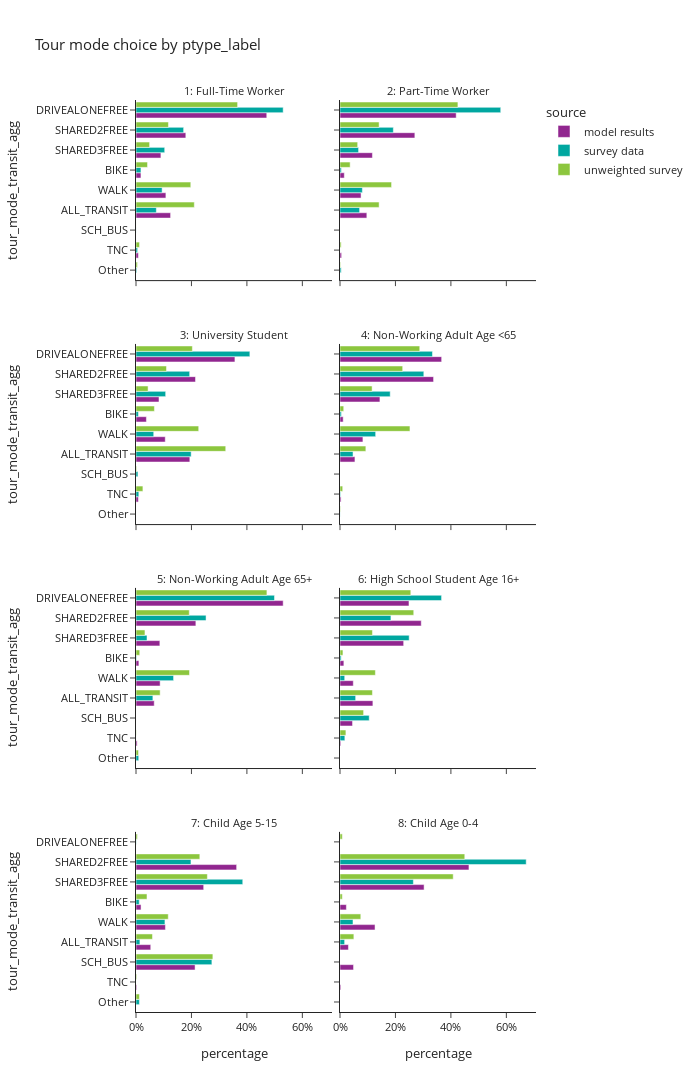
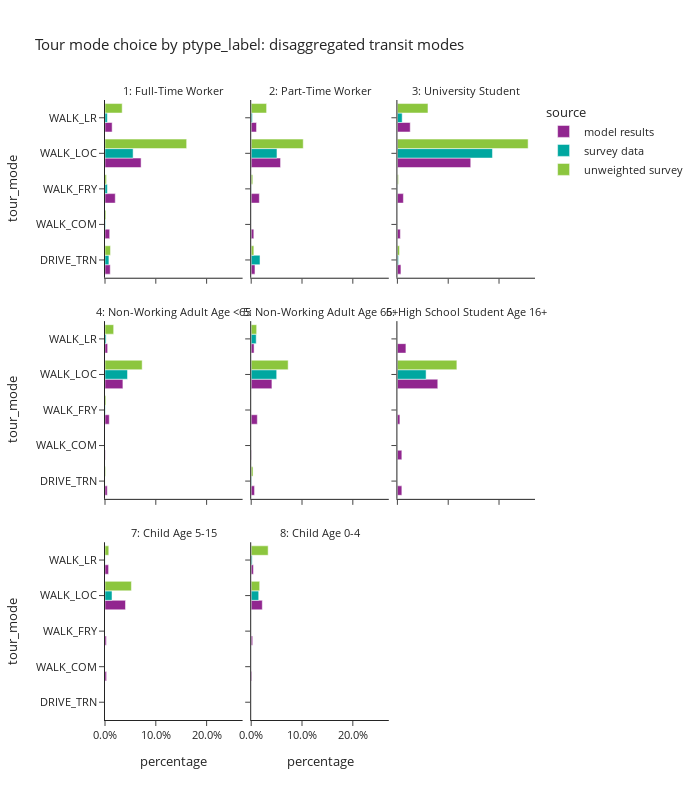

Notebook cell for these charts, in order:
### Code cell
plot_mode_choice(tour_data,'ptype_label',2,1200)
plot_mode_choice_transit(tour_data,'ptype_label',3,800)

### Figure 1 — Plotly figure (JSON) as saved in the notebook; plotly's stock layout.template omitted (floating-point values rounded to 4 significant figures)
{"data": [{"alignmentgroup": "True", "hovertemplate": "source=model results<br>ptype_label=1: Full-Time Worker<br>percentage=%{x}<br>tour_mode_transit_agg=%{y}<extra></extra>", "legendgroup": "model results", "marker": {"color": "#91268F", "pattern": {"shape": ""}}, "name": "model results", "offsetgroup": "model results", "orientation": "h", "showlegend": true, "textposition": "auto", "type": "bar", "x": [0.1247, 0.01782, 0.4716, 0.1797, 0.0898, 0.008551, 0.1078], "xaxis": "x7", "y": ["ALL_TRANSIT", "BIKE", "DRIVEALONEFREE", "SHARED2FREE", "SHARED3FREE", "TNC", "WALK"], "yaxis": "y7"}, {"alignmentgroup": "True", "hovertemplate": "source=model results<br>ptype_label=2: Part-Time Worker<br>percentage=%{x}<br>tour_mode_transit_agg=%{y}<extra></extra>", "legendgroup": "model results", "marker": {"color": "#91268F", "pattern": {"shape": ""}}, "name": "model results", "offsetgroup": "model results", "orientation": "h", "showlegend": false, "textposition": "auto", "type": "bar", "x": [0.0968, 0.01549, 0.4191, 0.27, 0.1169, 0.005783, 0.07593], "xaxis": "x8", "y": ["ALL_TRANSIT", "BIKE", "DRIVEALONEFREE", "SHARED2FREE", "SHARED3FREE", "TNC", "WALK"], "yaxis": "y8"}, {"alignmentgroup": "True", "hovertemplate": "source=model results<br>ptype_label=3: University Student<br>percentage=%{x}<br>tour_mode_transit_agg=%{y}<extra></extra>", "legendgroup": "model results", "marker": {"color": "#91268F", "pattern": {"shape": ""}}, "name": "model results", "offsetgroup": "model results", "orientation": "h", "showlegend": false, "textposition": "auto", "type": "bar", "x": [0.1941, 0.03752, 0.3568, 0.2146, 0.08294, 0.00852, 0.1055], "xaxis": "x5", "y": ["ALL_TRANSIT", "BIKE", "DRIVEALONEFREE", "SHARED2FREE", "SHARED3FREE", "TNC", "WALK"], "yaxis": "y5"}, {"alignmentgroup": "True", "hovertemplate": "source=model results<br>ptype_label=4: Non-Working Adult Age <65<br>percentage=%{x}<br>tour_mode_transit_agg=%{y}<extra></extra>", "legendgroup": "model results", "marker": {"color": "#91268F", "pattern": {"shape": ""}}, "name": "model results", "offsetgroup": "model results", "orientation": "h", "showlegend": false, "textposition": "auto", "type": "bar", "x": [0.05389, 0.01151, 0.3666, 0.3375, 0.144, 0.003816, 0.08268], "xaxis": "x6", "y": ["ALL_TRANSIT", "BIKE", "DRIVEALONEFREE", "SHARED2FREE", "SHARED3FREE", "TNC", "WALK"], "yaxis": "y6"}, {"alignmentgroup": "True", "hovertemplate": "source=model results<br>ptype_label=5: Non-Working Adult Age 65+<br>percentage=%{x}<br>tour_mode_transit_agg=%{y}<extra></extra>", "legendgroup": "model results", "marker": {"color": "#91268F", "pattern": {"shape": ""}}, "name": "model results", "offsetgroup": "model results", "orientation": "h", "showlegend": false, "textposition": "auto", "type": "bar", "x": [0.06575, 0.01038, 0.5308, 0.2159, 0.08606, 0.00408, 0.08701], "xaxis": "x3", "y": ["ALL_TRANSIT", "BIKE", "DRIVEALONEFREE", "SHARED2FREE", "SHARED3FREE", "TNC", "WALK"], "yaxis": "y3"}, {"alignmentgroup": "True", "hovertemplate": "source=model results<br>ptype_label=6: High School Student Age 16+<br>percentage=%{x}<br>tour_mode_transit_agg=%{y}<extra></extra>", "legendgroup": "model results", "marker": {"color": "#91268F", "pattern": {"shape": ""}}, "name": "model results", "offsetgroup": "model results", "orientation": "h", "showlegend": false, "textposition": "auto", "type": "bar", "x": [0.1186, 0.01398, 0.2487, 0.04518, 0.293, 0.2296, 0.002885, 0.04794], "xaxis": "x4", "y": ["ALL_TRANSIT", "BIKE", "DRIVEALONEFREE", "SCH_BUS", "SHARED2FREE", "SHARED3FREE", "TNC", "WALK"], "yaxis": "y4"}, {"alignmentgroup": "True", "hovertemplate": "source=model results<br>ptype_label=7: Child Age 5-15<br>percentage=%{x}<br>tour_mode_transit_agg=%{y}<extra></extra>", "legendgroup": "model results", "marker": {"color": "#91268F", "pattern": {"shape": ""}}, "name": "model results", "offsetgroup": "model results", "orientation": "h", "showlegend": false, "textposition": "auto", "type": "bar", "x": [0.05315, 0.01816, 0.2131, 0.363, 0.2441, 0.002435, 0.1061], "xaxis": "x", "y": ["ALL_TRANSIT", "BIKE", "SCH_BUS", "SHARED2FREE", "SHARED3FREE", "TNC", "WALK"], "yaxis": "y"}, {"alignmentgroup": "True", "hovertemplate": "source=model results<br>ptype_label=8: Child Age 0-4<br>percentage=%{x}<br>tour_mode_transit_agg=%{y}<extra></extra>", "legendgroup": "model results", "marker": {"color": "#91268F", "pattern": {"shape": ""}}, "name": "model results", "offsetgroup": "model results", "orientation": "h", "showlegend": false, "textposition": "auto", "type": "bar", "x": [0.03045, 0.02299, 0.04883, 0.4651, 0.3033, 0.002998, 0.1264], "xaxis": "x2", "y": ["ALL_TRANSIT", "BIKE", "SCH_BUS", "SHARED2FREE", "SHARED3FREE", "TNC", "WALK"], "yaxis": "y2"}, {"alignmentgroup": "True", "hovertemplate": "source=survey data<br>ptype_label=1: Full-Time Worker<br>percentage=%{x}<br>tour_mode_transit_agg=%{y}<extra></extra>", "legendgroup": "survey data", "marker": {"color": "#00A7A0", "pattern": {"shape": ""}}, "name": "survey data", "offsetgroup": "survey data", "orientation": "h", "showlegend": true, "textposition": "auto", "type": "bar", "x": [0.07331, 0.01786, 0.5308, 0.002612, 0.0002353, 0.1718, 0.1035, 0.005744, 0.0942], "xaxis": "x7", "y": ["ALL_TRANSIT", "BIKE", "DRIVEALONEFREE", "Other", "SCH_BUS", "SHARED2FREE", "SHARED3FREE", "TNC", "WALK"], "yaxis": "y7"}, {"alignmentgroup": "True", "hovertemplate": "source=survey data<br>ptype_label=2: Part-Time Worker<br>percentage=%{x}<br>tour_mode_transit_agg=%{y}<extra></extra>", "legendgroup": "survey data", "marker": {"color": "#00A7A0", "pattern": {"shape": ""}}, "name": "survey data", "offsetgroup": "survey data", "orientation": "h", "showlegend": false, "textposition": "auto", "type": "bar", "x": [0.0707, 0.00494, 0.5797, 0.004378, 0.1924, 0.06698, 0.0001197, 0.08071], "xaxis": "x8", "y": ["ALL_TRANSIT", "BIKE", "DRIVEALONEFREE", "Other", "SHARED2FREE", "SHARED3FREE", "TNC", "WALK"], "yaxis": "y8"}, {"alignmentgroup": "True", "hovertemplate": "source=survey data<br>ptype_label=3: University Student<br>percentage=%{x}<br>tour_mode_transit_agg=%{y}<extra></extra>", "legendgroup": "survey data", "marker": {"color": "#00A7A0", "pattern": {"shape": ""}}, "name": "survey data", "offsetgroup": "survey data", "orientation": "h", "showlegend": false, "textposition": "auto", "type": "bar", "x": [0.199, 0.008754, 0.4107, 0.006953, 0.1936, 0.107, 0.01018, 0.0639], "xaxis": "x5", "y": ["ALL_TRANSIT", "BIKE", "DRIVEALONEFREE", "SCH_BUS", "SHARED2FREE", "SHARED3FREE", "TNC", "WALK"], "yaxis": "y5"}, {"alignmentgroup": "True", "hovertemplate": "source=survey data<br>ptype_label=4: Non-Working Adult Age <65<br>percentage=%{x}<br>tour_mode_transit_agg=%{y}<extra></extra>", "legendgroup": "survey data", "marker": {"color": "#00A7A0", "pattern": {"shape": ""}}, "name": "survey data", "offsetgroup": "survey data", "orientation": "h", "showlegend": false, "textposition": "auto", "type": "bar", "x": [0.04703, 0.004978, 0.3335, 0.0004418, 0.3023, 0.181, 0.002069, 0.1286], "xaxis": "x6", "y": ["ALL_TRANSIT", "BIKE", "DRIVEALONEFREE", "Other", "SHARED2FREE", "SHARED3FREE", "TNC", "WALK"], "yaxis": "y6"}, {"alignmentgroup": "True", "hovertemplate": "source=survey data<br>ptype_label=5: Non-Working Adult Age 65+<br>percentage=%{x}<br>tour_mode_transit_agg=%{y}<extra></extra>", "legendgroup": "survey data", "marker": {"color": "#00A7A0", "pattern": {"shape": ""}}, "name": "survey data", "offsetgroup": "survey data", "orientation": "h", "showlegend": false, "textposition": "auto", "type": "bar", "x": [0.06087, 0.001769, 0.4995, 0.00986, 0.2527, 0.03973, 5.571e-05, 0.1355], "xaxis": "x3", "y": ["ALL_TRANSIT", "BIKE", "DRIVEALONEFREE", "Other", "SHARED2FREE", "SHARED3FREE", "TNC", "WALK"], "yaxis": "y3"}, {"alignmentgroup": "True", "hovertemplate": "source=survey data<br>ptype_label=6: High School Student Age 16+<br>percentage=%{x}<br>tour_mode_transit_agg=%{y}<extra></extra>", "legendgroup": "survey data", "marker": {"color": "#00A7A0", "pattern": {"shape": ""}}, "name": "survey data", "offsetgroup": "survey data", "orientation": "h", "showlegend": false, "textposition": "auto", "type": "bar", "x": [0.05646, 0.004173, 0.3663, 0.1054, 0.1837, 0.2495, 0.01748, 0.017], "xaxis": "x4", "y": ["ALL_TRANSIT", "BIKE", "DRIVEALONEFREE", "SCH_BUS", "SHARED2FREE", "SHARED3FREE", "TNC", "WALK"], "yaxis": "y4"}, {"alignmentgroup": "True", "hovertemplate": "source=survey data<br>ptype_label=7: Child Age 5-15<br>percentage=%{x}<br>tour_mode_transit_agg=%{y}<extra></extra>", "legendgroup": "survey data", "marker": {"color": "#00A7A0", "pattern": {"shape": ""}}, "name": "survey data", "offsetgroup": "survey data", "orientation": "h", "showlegend": false, "textposition": "auto", "type": "bar", "x": [0.01401, 0.01164, 0.0007236, 0.01226, 0.2737, 0.1982, 0.385, 8.792e-06, 0.1044], "xaxis": "x", "y": ["ALL_TRANSIT", "BIKE", "DRIVEALONEFREE", "Other", "SCH_BUS", "SHARED2FREE", "SHARED3FREE", "TNC", "WALK"], "yaxis": "y"}, {"alignmentgroup": "True", "hovertemplate": "source=survey data<br>ptype_label=8: Child Age 0-4<br>percentage=%{x}<br>tour_mode_transit_agg=%{y}<extra></extra>", "legendgroup": "survey data", "marker": {"color": "#00A7A0", "pattern": {"shape": ""}}, "name": "survey data", "offsetgroup": "survey data", "orientation": "h", "showlegend": false, "textposition": "auto", "type": "bar", "x": [0.0167, 0.0002506, 0.0, 0.6716, 0.2646, 0.04684], "xaxis": "x2", "y": ["ALL_TRANSIT", "BIKE", "DRIVEALONEFREE", "SHARED2FREE", "SHARED3FREE", "WALK"], "yaxis": "y2"}, {"alignmentgroup": "True", "hovertemplate": "source=unweighted survey<br>ptype_label=1: Full-Time Worker<br>percentage=%{x}<br>tour_mode_transit_agg=%{y}<extra></extra>", "legendgroup": "unweighted survey", "marker": {"color": "#8CC63E", "pattern": {"shape": ""}}, "name": "unweighted survey", "offsetgroup": "unweighted survey", "orientation": "h", "showlegend": true, "textposition": "auto", "type": "bar", "x": [0.2103, 0.0416, 0.3665, 0.005129, 0.00019, 0.117, 0.04901, 0.01273, 0.1976], "xaxis": "x7", "y": ["ALL_TRANSIT", "BIKE", "DRIVEALONEFREE", "Other", "SCH_BUS", "SHARED2FREE", "SHARED3FREE", "TNC", "WALK"], "yaxis": "y7"}, {"alignmentgroup": "True", "hovertemplate": "source=unweighted survey<br>ptype_label=2: Part-Time Worker<br>percentage=%{x}<br>tour_mode_transit_agg=%{y}<extra></extra>", "legendgroup": "unweighted survey", "marker": {"color": "#8CC63E", "pattern": {"shape": ""}}, "name": "unweighted survey", "offsetgroup": "unweighted survey", "orientation": "h", "showlegend": false, "textposition": "auto", "type": "bar", "x": [0.1411, 0.03657, 0.4253, 0.00209, 0.1411, 0.06374, 0.00418, 0.186], "xaxis": "x8", "y": ["ALL_TRANSIT", "BIKE", "DRIVEALONEFREE", "Other", "SHARED2FREE", "SHARED3FREE", "TNC", "WALK"], "yaxis": "y8"}, {"alignmentgroup": "True", "hovertemplate": "source=unweighted survey<br>ptype_label=3: University Student<br>percentage=%{x}<br>tour_mode_transit_agg=%{y}<extra></extra>", "legendgroup": "unweighted survey", "marker": {"color": "#8CC63E", "pattern": {"shape": ""}}, "name": "unweighted survey", "offsetgroup": "unweighted survey", "orientation": "h", "showlegend": false, "textposition": "auto", "type": "bar", "x": [0.3237, 0.06639, 0.2033, 0.002075, 0.11, 0.04357, 0.0249, 0.2261], "xaxis": "x5", "y": ["ALL_TRANSIT", "BIKE", "DRIVEALONEFREE", "SCH_BUS", "SHARED2FREE", "SHARED3FREE", "TNC", "WALK"], "yaxis": "y5"}, {"alignmentgroup": "True", "hovertemplate": "source=unweighted survey<br>ptype_label=4: Non-Working Adult Age <65<br>percentage=%{x}<br>tour_mode_transit_agg=%{y}<extra></extra>", "legendgroup": "unweighted survey", "marker": {"color": "#8CC63E", "pattern": {"shape": ""}}, "name": "unweighted survey", "offsetgroup": "unweighted survey", "orientation": "h", "showlegend": false, "textposition": "auto", "type": "bar", "x": [0.09324, 0.01341, 0.2876, 0.001828, 0.2261, 0.1158, 0.00975, 0.2523], "xaxis": "x6", "y": ["ALL_TRANSIT", "BIKE", "DRIVEALONEFREE", "Other", "SHARED2FREE", "SHARED3FREE", "TNC", "WALK"], "yaxis": "y6"}, {"alignmentgroup": "True", "hovertemplate": "source=unweighted survey<br>ptype_label=5: Non-Working Adult Age 65+<br>percentage=%{x}<br>tour_mode_transit_agg=%{y}<extra></extra>", "legendgroup": "unweighted survey", "marker": {"color": "#8CC63E", "pattern": {"shape": ""}}, "name": "unweighted survey", "offsetgroup": "unweighted survey", "orientation": "h", "showlegend": false, "textposition": "auto", "type": "bar", "x": [0.08707, 0.01346, 0.4722, 0.008977, 0.1921, 0.03232, 0.0008977, 0.193], "xaxis": "x3", "y": ["ALL_TRANSIT", "BIKE", "DRIVEALONEFREE", "Other", "SHARED2FREE", "SHARED3FREE", "TNC", "WALK"], "yaxis": "y3"}, {"alignmentgroup": "True", "hovertemplate": "source=unweighted survey<br>ptype_label=6: High School Student Age 16+<br>percentage=%{x}<br>tour_mode_transit_agg=%{y}<extra></extra>", "legendgroup": "unweighted survey", "marker": {"color": "#8CC63E", "pattern": {"shape": ""}}, "name": "unweighted survey", "offsetgroup": "unweighted survey", "orientation": "h", "showlegend": false, "textposition": "auto", "type": "bar", "x": [0.117, 0.01064, 0.2553, 0.08511, 0.266, 0.117, 0.02128, 0.1277], "xaxis": "x4", "y": ["ALL_TRANSIT", "BIKE", "DRIVEALONEFREE", "SCH_BUS", "SHARED2FREE", "SHARED3FREE", "TNC", "WALK"], "yaxis": "y4"}, {"alignmentgroup": "True", "hovertemplate": "source=unweighted survey<br>ptype_label=7: Child Age 5-15<br>percentage=%{x}<br>tour_mode_transit_agg=%{y}<extra></extra>", "legendgroup": "unweighted survey", "marker": {"color": "#8CC63E", "pattern": {"shape": ""}}, "name": "unweighted survey", "offsetgroup": "unweighted survey", "orientation": "h", "showlegend": false, "textposition": "auto", "type": "bar", "x": [0.05941, 0.0396, 0.00495, 0.01238, 0.2772, 0.2302, 0.2574, 0.002475, 0.1163], "xaxis": "x", "y": ["ALL_TRANSIT", "BIKE", "DRIVEALONEFREE", "Other", "SCH_BUS", "SHARED2FREE", "SHARED3FREE", "TNC", "WALK"], "yaxis": "y"}, {"alignmentgroup": "True", "hovertemplate": "source=unweighted survey<br>ptype_label=8: Child Age 0-4<br>percentage=%{x}<br>tour_mode_transit_agg=%{y}<extra></extra>", "legendgroup": "unweighted survey", "marker": {"color": "#8CC63E", "pattern": {"shape": ""}}, "name": "unweighted survey", "offsetgroup": "unweighted survey", "orientation": "h", "showlegend": false, "textposition": "auto", "type": "bar", "x": [0.05, 0.008333, 0.008333, 0.45, 0.4083, 0.075], "xaxis": "x2", "y": ["ALL_TRANSIT", "BIKE", "DRIVEALONEFREE", "SHARED2FREE", "SHARED3FREE", "WALK"], "yaxis": "y2"}], "layout": {"annotations": [{"font": {}, "showarrow": false, "text": "7: Child Age 5-15", "x": 0.245, "xanchor": "center", "xref": "paper", "y": 0.1975, "yanchor": "bottom", "yref": "paper"}, {"font": {}, "showarrow": false, "text": "8: Child Age 0-4", "x": 0.755, "xanchor": "center", "xref": "paper", "y": 0.1975, "yanchor": "bottom", "yref": "paper"}, {"font": {}, "showarrow": false, "text": "5: Non-Working Adult Age 65+", "x": 0.245, "xanchor": "center", "xref": "paper", "y": 0.465, "yanchor": "bottom", "yref": "paper"}, {"font": {}, "showarrow": false, "text": "6: High School Student Age 16+", "x": 0.755, "xanchor": "center", "xref": "paper", "y": 0.465, "yanchor": "bottom", "yref": "paper"}, {"font": {}, "showarrow": false, "text": "3: University Student", "x": 0.245, "xanchor": "center", "xref": "paper", "y": 0.7325, "yanchor": "bottom", "yref": "paper"}, {"font": {}, "showarrow": false, "text": "4: Non-Working Adult Age <65", "x": 0.755, "xanchor": "center", "xref": "paper", "y": 0.7325, "yanchor": "bottom", "yref": "paper"}, {"font": {}, "showarrow": false, "text": "1: Full-Time Worker", "x": 0.245, "xanchor": "center", "xref": "paper", "y": 1.0, "yanchor": "bottom", "yref": "paper"}, {"font": {}, "showarrow": false, "text": "2: Part-Time Worker", "x": 0.755, "xanchor": "center", "xref": "paper", "y": 1.0, "yanchor": "bottom", "yref": "paper"}], "barmode": "group", "height": 1200, "legend": {"title": {"text": "source"}, "tracegroupgap": 0}, "title": {"text": "Tour mode choice by ptype_label"}, "width": 700, "xaxis": {"anchor": "y", "domain": [0.0, 0.49], "tickformat": ".0%", "title": {"text": "percentage"}}, "xaxis2": {"anchor": "y2", "domain": [0.51, 1.0], "matches": "x", "tickformat": ".0%", "title": {"text": "percentage"}}, "xaxis3": {"anchor": "y3", "domain": [0.0, 0.49], "matches": "x", "showticklabels": false}, "xaxis4": {"anchor": "y4", "domain": [0.51, 1.0], "matches": "x", "showticklabels": false}, "xaxis5": {"anchor": "y5", "domain": [0.0, 0.49], "matches": "x", "showticklabels": false}, "xaxis6": {"anchor": "y6", "domain": [0.51, 1.0], "matches": "x", "showticklabels": false}, "xaxis7": {"anchor": "y7", "domain": [0.0, 0.49], "matches": "x", "showticklabels": false}, "xaxis8": {"anchor": "y8", "domain": [0.51, 1.0], "matches": "x", "showticklabels": false}, "yaxis": {"anchor": "x", "categoryarray": ["Other", "TNC", "SCH_BUS", "ALL_TRANSIT", "WALK", "BIKE", "SHARED3FREE", "SHARED2FREE", "DRIVEALONEFREE"], "categoryorder": "array", "domain": [0.0, 0.1975], "title": {"text": "tour_mode_transit_agg"}}, "yaxis2": {"anchor": "x2", "domain": [0.0, 0.1975], "matches": "y", "showticklabels": false}, "yaxis3": {"anchor": "x3", "categoryarray": ["Other", "TNC", "SCH_BUS", "ALL_TRANSIT", "WALK", "BIKE", "SHARED3FREE", "SHARED2FREE", "DRIVEALONEFREE"], "categoryorder": "array", "domain": [0.2675, 0.465], "matches": "y", "title": {"text": "tour_mode_transit_agg"}}, "yaxis4": {"anchor": "x4", "domain": [0.2675, 0.465], "matches": "y", "showticklabels": false}, "yaxis5": {"anchor": "x5", "categoryarray": ["Other", "TNC", "SCH_BUS", "ALL_TRANSIT", "WALK", "BIKE", "SHARED3FREE", "SHARED2FREE", "DRIVEALONEFREE"], "categoryorder": "array", "domain": [0.535, 0.7325], "matches": "y", "title": {"text": "tour_mode_transit_agg"}}, "yaxis6": {"anchor": "x6", "domain": [0.535, 0.7325], "matches": "y", "showticklabels": false}, "yaxis7": {"anchor": "x7", "categoryarray": ["Other", "TNC", "SCH_BUS", "ALL_TRANSIT", "WALK", "BIKE", "SHARED3FREE", "SHARED2FREE", "DRIVEALONEFREE"], "categoryorder": "array", "domain": [0.8025, 1.0], "matches": "y", "title": {"text": "tour_mode_transit_agg"}}, "yaxis8": {"anchor": "x8", "domain": [0.8025, 1.0], "matches": "y", "showticklabels": false}}}

### Figure 2 — Plotly figure (JSON) as saved in the notebook; plotly's stock layout.template omitted (floating-point values rounded to 4 significant figures)
{"data": [{"alignmentgroup": "True", "hovertemplate": "source=model results<br>ptype_label=1: Full-Time Worker<br>percentage=%{x}<br>tour_mode=%{y}<extra></extra>", "legendgroup": "model results", "marker": {"color": "#91268F", "pattern": {"shape": ""}}, "name": "model results", "offsetgroup": "model results", "orientation": "h", "showlegend": true, "textposition": "auto", "type": "bar", "x": [0.01029, 0.009201, 0.02019, 0.07102, 0.01404], "xaxis": "x7", "y": ["DRIVE_TRN", "WALK_COM", "WALK_FRY", "WALK_LOC", "WALK_LR"], "yaxis": "y7"}, {"alignmentgroup": "True", "hovertemplate": "source=model results<br>ptype_label=2: Part-Time Worker<br>percentage=%{x}<br>tour_mode=%{y}<extra></extra>", "legendgroup": "model results", "marker": {"color": "#91268F", "pattern": {"shape": ""}}, "name": "model results", "offsetgroup": "model results", "orientation": "h", "showlegend": false, "textposition": "auto", "type": "bar", "x": [0.00741, 0.005152, 0.01602, 0.05776, 0.01046], "xaxis": "x8", "y": ["DRIVE_TRN", "WALK_COM", "WALK_FRY", "WALK_LOC", "WALK_LR"], "yaxis": "y8"}, {"alignmentgroup": "True", "hovertemplate": "source=model results<br>ptype_label=3: University Student<br>percentage=%{x}<br>tour_mode=%{y}<extra></extra>", "legendgroup": "model results", "marker": {"color": "#91268F", "pattern": {"shape": ""}}, "name": "model results", "offsetgroup": "model results", "orientation": "h", "showlegend": false, "textposition": "auto", "type": "bar", "x": [0.006944, 0.0058, 0.0118, 0.1443, 0.02526], "xaxis": "x9", "y": ["DRIVE_TRN", "WALK_COM", "WALK_FRY", "WALK_LOC", "WALK_LR"], "yaxis": "y9"}, {"alignmentgroup": "True", "hovertemplate": "source=model results<br>ptype_label=4: Non-Working Adult Age <65<br>percentage=%{x}<br>tour_mode=%{y}<extra></extra>", "legendgroup": "model results", "marker": {"color": "#91268F", "pattern": {"shape": ""}}, "name": "model results", "offsetgroup": "model results", "orientation": "h", "showlegend": false, "textposition": "auto", "type": "bar", "x": [0.004459, 0.0005887, 0.0084, 0.03524, 0.005207], "xaxis": "x4", "y": ["DRIVE_TRN", "WALK_COM", "WALK_FRY", "WALK_LOC", "WALK_LR"], "yaxis": "y4"}, {"alignmentgroup": "True", "hovertemplate": "source=model results<br>ptype_label=5: Non-Working Adult Age 65+<br>percentage=%{x}<br>tour_mode=%{y}<extra></extra>", "legendgroup": "model results", "marker": {"color": "#91268F", "pattern": {"shape": ""}}, "name": "model results", "offsetgroup": "model results", "orientation": "h", "showlegend": false, "textposition": "auto", "type": "bar", "x": [0.006567, 0.0006847, 0.01205, 0.04078, 0.00567], "xaxis": "x5", "y": ["DRIVE_TRN", "WALK_COM", "WALK_FRY", "WALK_LOC", "WALK_LR"], "yaxis": "y5"}, {"alignmentgroup": "True", "hovertemplate": "source=model results<br>ptype_label=6: High School Student Age 16+<br>percentage=%{x}<br>tour_mode=%{y}<extra></extra>", "legendgroup": "model results", "marker": {"color": "#91268F", "pattern": {"shape": ""}}, "name": "model results", "offsetgroup": "model results", "orientation": "h", "showlegend": false, "textposition": "auto", "type": "bar", "x": [0.008749, 0.008738, 0.00493, 0.07947, 0.01675], "xaxis": "x6", "y": ["DRIVE_TRN", "WALK_COM", "WALK_FRY", "WALK_LOC", "WALK_LR"], "yaxis": "y6"}, {"alignmentgroup": "True", "hovertemplate": "source=model results<br>ptype_label=7: Child Age 5-15<br>percentage=%{x}<br>tour_mode=%{y}<extra></extra>", "legendgroup": "model results", "marker": {"color": "#91268F", "pattern": {"shape": ""}}, "name": "model results", "offsetgroup": "model results", "orientation": "h", "showlegend": false, "textposition": "auto", "type": "bar", "x": [0.003087, 0.002629, 0.04037, 0.007066], "xaxis": "x", "y": ["WALK_COM", "WALK_FRY", "WALK_LOC", "WALK_LR"], "yaxis": "y"}, {"alignmentgroup": "True", "hovertemplate": "source=model results<br>ptype_label=8: Child Age 0-4<br>percentage=%{x}<br>tour_mode=%{y}<extra></extra>", "legendgroup": "model results", "marker": {"color": "#91268F", "pattern": {"shape": ""}}, "name": "model results", "offsetgroup": "model results", "orientation": "h", "showlegend": false, "textposition": "auto", "type": "bar", "x": [0.001308, 0.002904, 0.02185, 0.004385], "xaxis": "x2", "y": ["WALK_COM", "WALK_FRY", "WALK_LOC", "WALK_LR"], "yaxis": "y2"}, {"alignmentgroup": "True", "hovertemplate": "source=survey data<br>ptype_label=1: Full-Time Worker<br>percentage=%{x}<br>tour_mode=%{y}<extra></extra>", "legendgroup": "survey data", "marker": {"color": "#00A7A0", "pattern": {"shape": ""}}, "name": "survey data", "offsetgroup": "survey data", "orientation": "h", "showlegend": true, "textposition": "auto", "type": "bar", "x": [0.007721, 0.001049, 0.004637, 0.05531, 0.00459], "xaxis": "x7", "y": ["DRIVE_TRN", "WALK_COM", "WALK_FRY", "WALK_LOC", "WALK_LR"], "yaxis": "y7"}, {"alignmentgroup": "True", "hovertemplate": "source=survey data<br>ptype_label=2: Part-Time Worker<br>percentage=%{x}<br>tour_mode=%{y}<extra></extra>", "legendgroup": "survey data", "marker": {"color": "#00A7A0", "pattern": {"shape": ""}}, "name": "survey data", "offsetgroup": "survey data", "orientation": "h", "showlegend": false, "textposition": "auto", "type": "bar", "x": [0.01733, 0.0003602, 0.05072, 0.002289], "xaxis": "x8", "y": ["DRIVE_TRN", "WALK_FRY", "WALK_LOC", "WALK_LR"], "yaxis": "y8"}, {"alignmentgroup": "True", "hovertemplate": "source=survey data<br>ptype_label=3: University Student<br>percentage=%{x}<br>tour_mode=%{y}<extra></extra>", "legendgroup": "survey data", "marker": {"color": "#00A7A0", "pattern": {"shape": ""}}, "name": "survey data", "offsetgroup": "survey data", "orientation": "h", "showlegend": false, "textposition": "auto", "type": "bar", "x": [0.002078, 0.0003895, 0.1871, 0.009406], "xaxis": "x9", "y": ["DRIVE_TRN", "WALK_FRY", "WALK_LOC", "WALK_LR"], "yaxis": "y9"}, {"alignmentgroup": "True", "hovertemplate": "source=survey data<br>ptype_label=4: Non-Working Adult Age <65<br>percentage=%{x}<br>tour_mode=%{y}<extra></extra>", "legendgroup": "survey data", "marker": {"color": "#00A7A0", "pattern": {"shape": ""}}, "name": "survey data", "offsetgroup": "survey data", "orientation": "h", "showlegend": false, "textposition": "auto", "type": "bar", "x": [4.102e-05, 0.0005428, 0.04429, 0.002163], "xaxis": "x4", "y": ["DRIVE_TRN", "WALK_FRY", "WALK_LOC", "WALK_LR"], "yaxis": "y4"}, {"alignmentgroup": "True", "hovertemplate": "source=survey data<br>ptype_label=5: Non-Working Adult Age 65+<br>percentage=%{x}<br>tour_mode=%{y}<extra></extra>", "legendgroup": "survey data", "marker": {"color": "#00A7A0", "pattern": {"shape": ""}}, "name": "survey data", "offsetgroup": "survey data", "orientation": "h", "showlegend": false, "textposition": "auto", "type": "bar", "x": [0.0008481, 0.05016, 0.009863], "xaxis": "x5", "y": ["DRIVE_TRN", "WALK_LOC", "WALK_LR"], "yaxis": "y5"}, {"alignmentgroup": "True", "hovertemplate": "source=survey data<br>ptype_label=6: High School Student Age 16+<br>percentage=%{x}<br>tour_mode=%{y}<extra></extra>", "legendgroup": "survey data", "marker": {"color": "#00A7A0", "pattern": {"shape": ""}}, "name": "survey data", "offsetgroup": "survey data", "orientation": "h", "showlegend": false, "textposition": "auto", "type": "bar", "x": [0.05646], "xaxis": "x6", "y": ["WALK_LOC"], "yaxis": "y6"}, {"alignmentgroup": "True", "hovertemplate": "source=survey data<br>ptype_label=7: Child Age 5-15<br>percentage=%{x}<br>tour_mode=%{y}<extra></extra>", "legendgroup": "survey data", "marker": {"color": "#00A7A0", "pattern": {"shape": ""}}, "name": "survey data", "offsetgroup": "survey data", "orientation": "h", "showlegend": false, "textposition": "auto", "type": "bar", "x": [0.0138, 0.0002127], "xaxis": "x", "y": ["WALK_LOC", "WALK_LR"], "yaxis": "y"}, {"alignmentgroup": "True", "hovertemplate": "source=survey data<br>ptype_label=8: Child Age 0-4<br>percentage=%{x}<br>tour_mode=%{y}<extra></extra>", "legendgroup": "survey data", "marker": {"color": "#00A7A0", "pattern": {"shape": ""}}, "name": "survey data", "offsetgroup": "survey data", "orientation": "h", "showlegend": false, "textposition": "auto", "type": "bar", "x": [0.01479, 0.001911], "xaxis": "x2", "y": ["WALK_LOC", "WALK_LR"], "yaxis": "y2"}, {"alignmentgroup": "True", "hovertemplate": "source=unweighted survey<br>ptype_label=1: Full-Time Worker<br>percentage=%{x}<br>tour_mode=%{y}<extra></extra>", "legendgroup": "unweighted survey", "marker": {"color": "#8CC63E", "pattern": {"shape": ""}}, "name": "unweighted survey", "offsetgroup": "unweighted survey", "orientation": "h", "showlegend": true, "textposition": "auto", "type": "bar", "x": [0.01083, 0.0019, 0.00304, 0.1607, 0.03381], "xaxis": "x7", "y": ["DRIVE_TRN", "WALK_COM", "WALK_FRY", "WALK_LOC", "WALK_LR"], "yaxis": "y7"}, {"alignmentgroup": "True", "hovertemplate": "source=unweighted survey<br>ptype_label=2: Part-Time Worker<br>percentage=%{x}<br>tour_mode=%{y}<extra></extra>", "legendgroup": "unweighted survey", "marker": {"color": "#8CC63E", "pattern": {"shape": ""}}, "name": "unweighted survey", "offsetgroup": "unweighted survey", "orientation": "h", "showlegend": false, "textposition": "auto", "type": "bar", "x": [0.005225, 0.003135, 0.1024, 0.0303], "xaxis": "x8", "y": ["DRIVE_TRN", "WALK_FRY", "WALK_LOC", "WALK_LR"], "yaxis": "y8"}, {"alignmentgroup": "True", "hovertemplate": "source=unweighted survey<br>ptype_label=3: University Student<br>percentage=%{x}<br>tour_mode=%{y}<extra></extra>", "legendgroup": "unweighted survey", "marker": {"color": "#8CC63E", "pattern": {"shape": ""}}, "name": "unweighted survey", "offsetgroup": "unweighted survey", "orientation": "h", "showlegend": false, "textposition": "auto", "type": "bar", "x": [0.004149, 0.002075, 0.2573, 0.06017], "xaxis": "x9", "y": ["DRIVE_TRN", "WALK_FRY", "WALK_LOC", "WALK_LR"], "yaxis": "y9"}, {"alignmentgroup": "True", "hovertemplate": "source=unweighted survey<br>ptype_label=4: Non-Working Adult Age <65<br>percentage=%{x}<br>tour_mode=%{y}<extra></extra>", "legendgroup": "unweighted survey", "marker": {"color": "#8CC63E", "pattern": {"shape": ""}}, "name": "unweighted survey", "offsetgroup": "unweighted survey", "orientation": "h", "showlegend": false, "textposition": "auto", "type": "bar", "x": [0.001219, 0.001828, 0.07313, 0.01706], "xaxis": "x4", "y": ["DRIVE_TRN", "WALK_FRY", "WALK_LOC", "WALK_LR"], "yaxis": "y4"}, {"alignmentgroup": "True", "hovertemplate": "source=unweighted survey<br>ptype_label=5: Non-Working Adult Age 65+<br>percentage=%{x}<br>tour_mode=%{y}<extra></extra>", "legendgroup": "unweighted survey", "marker": {"color": "#8CC63E", "pattern": {"shape": ""}}, "name": "unweighted survey", "offsetgroup": "unweighted survey", "orientation": "h", "showlegend": false, "textposition": "auto", "type": "bar", "x": [0.003591, 0.07271, 0.01077], "xaxis": "x5", "y": ["DRIVE_TRN", "WALK_LOC", "WALK_LR"], "yaxis": "y5"}, {"alignmentgroup": "True", "hovertemplate": "source=unweighted survey<br>ptype_label=6: High School Student Age 16+<br>percentage=%{x}<br>tour_mode=%{y}<extra></extra>", "legendgroup": "unweighted survey", "marker": {"color": "#8CC63E", "pattern": {"shape": ""}}, "name": "unweighted survey", "offsetgroup": "unweighted survey", "orientation": "h", "showlegend": false, "textposition": "auto", "type": "bar", "x": [0.117], "xaxis": "x6", "y": ["WALK_LOC"], "yaxis": "y6"}, {"alignmentgroup": "True", "hovertemplate": "source=unweighted survey<br>ptype_label=7: Child Age 5-15<br>percentage=%{x}<br>tour_mode=%{y}<extra></extra>", "legendgroup": "unweighted survey", "marker": {"color": "#8CC63E", "pattern": {"shape": ""}}, "name": "unweighted survey", "offsetgroup": "unweighted survey", "orientation": "h", "showlegend": false, "textposition": "auto", "type": "bar", "x": [0.05198, 0.007426], "xaxis": "x", "y": ["WALK_LOC", "WALK_LR"], "yaxis": "y"}, {"alignmentgroup": "True", "hovertemplate": "source=unweighted survey<br>ptype_label=8: Child Age 0-4<br>percentage=%{x}<br>tour_mode=%{y}<extra></extra>", "legendgroup": "unweighted survey", "marker": {"color": "#8CC63E", "pattern": {"shape": ""}}, "name": "unweighted survey", "offsetgroup": "unweighted survey", "orientation": "h", "showlegend": false, "textposition": "auto", "type": "bar", "x": [0.01667, 0.03333], "xaxis": "x2", "y": ["WALK_LOC", "WALK_LR"], "yaxis": "y2"}], "layout": {"annotations": [{"font": {}, "showarrow": false, "text": "7: Child Age 5-15", "x": 0.16, "xanchor": "center", "xref": "paper", "y": 0.2867, "yanchor": "bottom", "yref": "paper"}, {"font": {}, "showarrow": false, "text": "8: Child Age 0-4", "x": 0.5, "xanchor": "center", "xref": "paper", "y": 0.2867, "yanchor": "bottom", "yref": "paper"}, {"font": {}, "showarrow": false, "text": "4: Non-Working Adult Age <65", "x": 0.16, "xanchor": "center", "xref": "paper", "y": 0.6433, "yanchor": "bottom", "yref": "paper"}, {"font": {}, "showarrow": false, "text": "5: Non-Working Adult Age 65+", "x": 0.5, "xanchor": "center", "xref": "paper", "y": 0.6433, "yanchor": "bottom", "yref": "paper"}, {"font": {}, "showarrow": false, "text": "6: High School Student Age 16+", "x": 0.84, "xanchor": "center", "xref": "paper", "y": 0.6433, "yanchor": "bottom", "yref": "paper"}, {"font": {}, "showarrow": false, "text": "1: Full-Time Worker", "x": 0.16, "xanchor": "center", "xref": "paper", "y": 1.0, "yanchor": "bottom", "yref": "paper"}, {"font": {}, "showarrow": false, "text": "2: Part-Time Worker", "x": 0.5, "xanchor": "center", "xref": "paper", "y": 1.0, "yanchor": "bottom", "yref": "paper"}, {"font": {}, "showarrow": false, "text": "3: University Student", "x": 0.84, "xanchor": "center", "xref": "paper", "y": 1.0, "yanchor": "bottom", "yref": "paper"}], "barmode": "group", "height": 800, "legend": {"title": {"text": "source"}, "tracegroupgap": 0}, "title": {"text": "Tour mode choice by ptype_label: disaggregated transit modes"}, "width": 700, "xaxis": {"anchor": "y", "domain": [0.0, 0.32], "tickformat": ".1%", "title": {"text": "percentage"}}, "xaxis2": {"anchor": "y2", "domain": [0.34, 0.66], "matches": "x", "tickformat": ".1%", "title": {"text": "percentage"}}, "xaxis3": {"anchor": "y3", "domain": [0.68, 1.0], "matches": "x", "title": {"text": "percentage"}}, "xaxis4": {"anchor": "y4", "domain": [0.0, 0.32], "matches": "x", "showticklabels": false}, "xaxis5": {"anchor": "y5", "domain": [0.34, 0.66], "matches": "x", "showticklabels": false}, "xaxis6": {"anchor": "y6", "domain": [0.68, 1.0], "matches": "x", "showticklabels": false}, "xaxis7": {"anchor": "y7", "domain": [0.0, 0.32], "matches": "x", "showticklabels": false}, "xaxis8": {"anchor": "y8", "domain": [0.34, 0.66], "matches": "x", "showticklabels": false}, "xaxis9": {"anchor": "y9", "domain": [0.68, 1.0], "matches": "x", "showticklabels": false}, "yaxis": {"anchor": "x", "domain": [0.0, 0.2867], "title": {"text": "tour_mode"}}, "yaxis2": {"anchor": "x2", "domain": [0.0, 0.2867], "matches": "y", "showticklabels": false}, "yaxis3": {"anchor": "x3", "domain": [0.0, 0.2867], "matches": "y", "showticklabels": false}, "yaxis4": {"anchor": "x4", "domain": [0.3567, 0.6433], "matches": "y", "title": {"text": "tour_mode"}}, "yaxis5": {"anchor": "x5", "domain": [0.3567, 0.6433], "matches": "y", "showticklabels": false}, "yaxis6": {"anchor": "x6", "domain": [0.3567, 0.6433], "matches": "y", "showticklabels": false}, "yaxis7": {"anchor": "x7", "domain": [0.7133, 1.0], "matches": "y", "title": {"text": "tour_mode"}}, "yaxis8": {"anchor": "x8", "domain": [0.7133, 1.0], "matches": "y", "showticklabels": false}, "yaxis9": {"anchor": "x9", "domain": [0.7133, 1.0], "matches": "y", "showticklabels": false}}}
